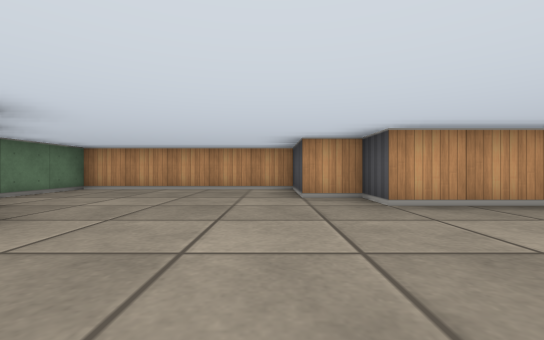
View 1 (above)

16 first-person views from a walk through a cub3D level. The camera is about half as high as the walls, looks level and sees 90° across. The floor is counted in squares. Each view is taken from the middle of a square. On the plan, view 1 faces up. The plan holds only what a view shows up to about 9 squares ahead; the rest is blank.

View 2
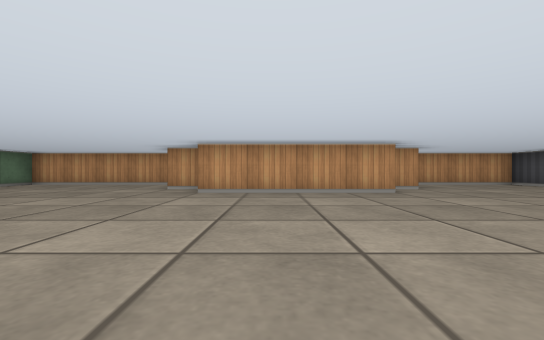

View 3
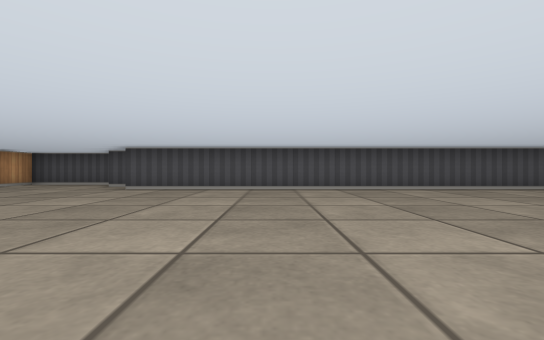

View 4
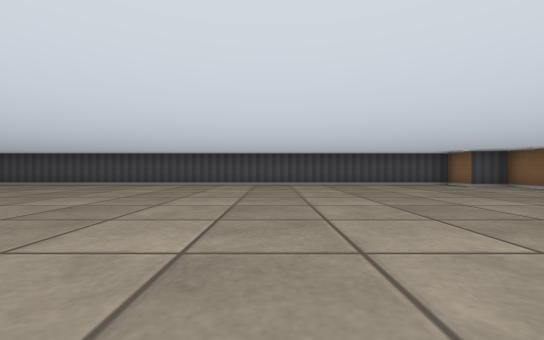

View 5
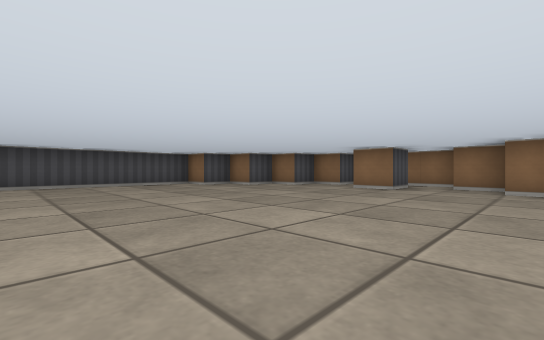

View 6
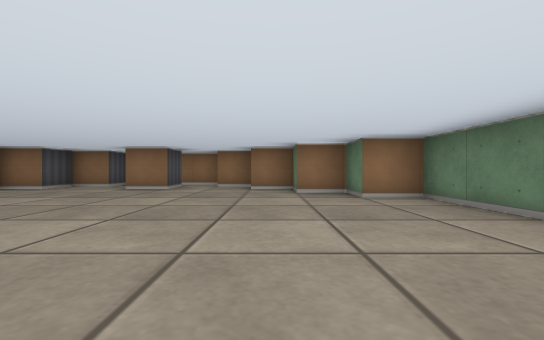

View 7
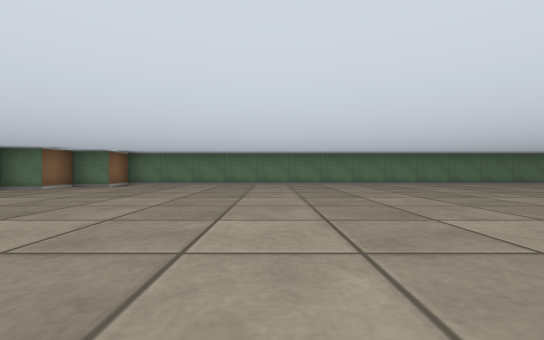

View 8
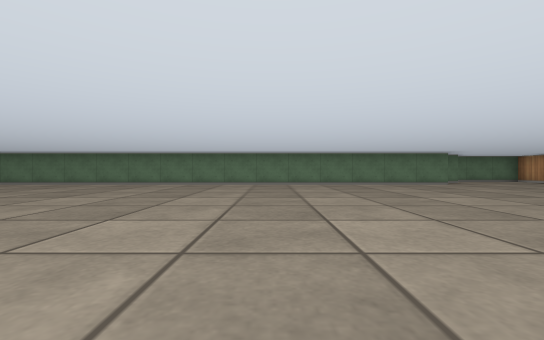

View 9
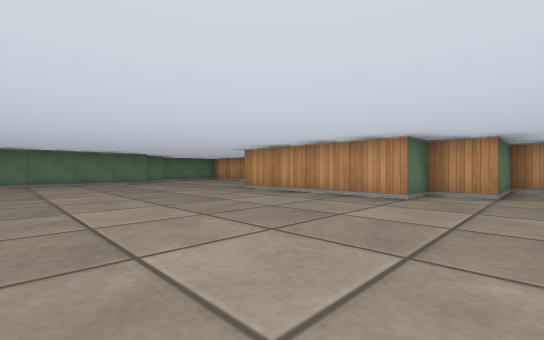

View 10
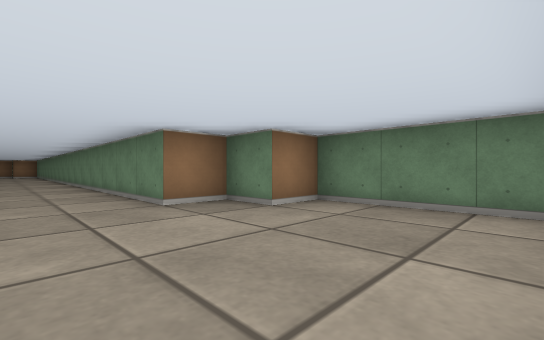

View 11
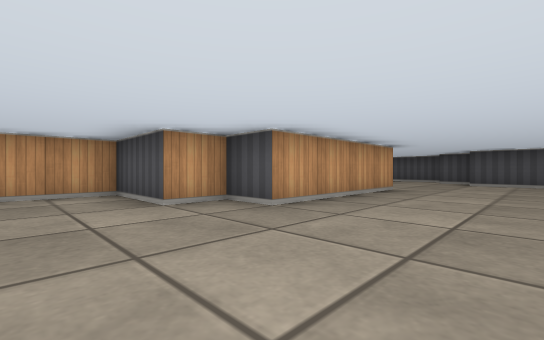

View 12
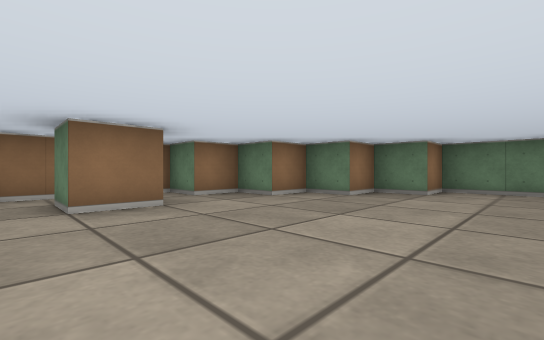

View 13
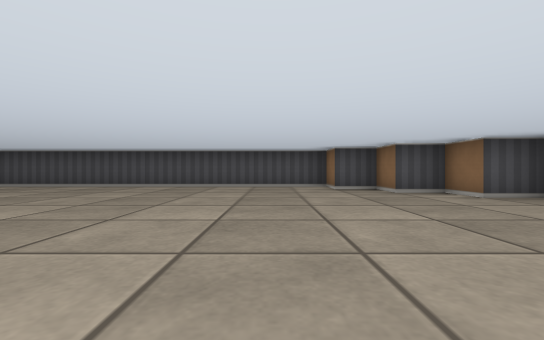

View 14
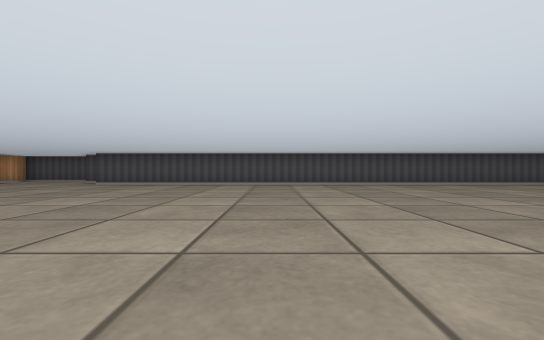

View 15
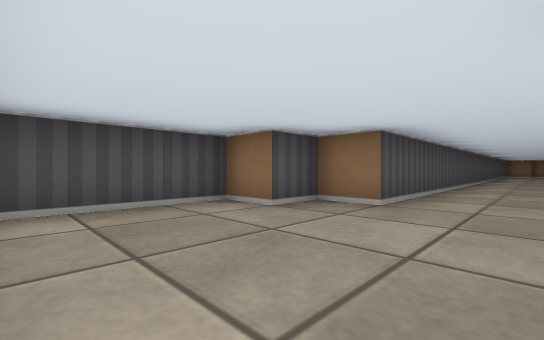

View 16
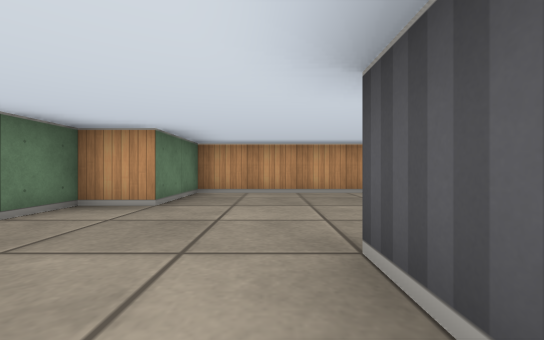

### Floor plan
Points are (right, up) in squares from view 1. A wall is a line through its corners. A room is listed if a view was taken in it or the views show most of it. See-through windows are left out.
Room 1 (views 1, 2, 3, 4, 5, 6, 7, 8, 9, 10, 11, 12, 13, 14, 15, 16)
walls: (2.5, -17.5) (2.5, -16.5) (3.5, -16.5) (3.5, -17.5); (4.5, -18.4) (4.5, -17.5) (5.5, -17.5) (5.5, -16.5) (6.5, -16.5) (6.5, -15.5) (7.5, -15.5) (7.5, -14.5) (8.5, -14.5) (8.5, 2.5) (9.5, 2.5) (9.5, 3.5) (10.5, 3.5) (10.5, 6.5) (6.5, 6.5) (6.5, 4.5) (5.5, 4.5) (5.5, 3.5) (1.5, 3.5) (1.5, 4.5) (0.5, 4.5) (0.5, 6.5) (-4.5, 6.5) (-4.5, 3.5) (-3.5, 3.5) (-3.5, 2.5) (-2.5, 2.5) (-2.5, -14.5) (-1.5, -14.5) (-1.5, -15.5) (-0.5, -15.5) (-0.5, -16.5) (0.5, -16.5) (0.5, -17.5) (1.5, -17.5) (1.5, -18.5) (4, -18.5)

Positions as (right, up) in squares from view 1, and headings:
1: (0, 0), facing up
2: (3, -2), facing up
3: (2, -1), facing right
4: (0, -9), facing right
5: (0, -10), facing down-right
6: (0, -10), facing down
7: (6, -10), facing left
8: (6, -3), facing left
9: (7, -1), facing up-left
10: (-1, 6), facing down-left
11: (-1, 1), facing up-right
12: (4, -13), facing down-left
13: (1, -13), facing right
14: (0, -3), facing right
15: (7, 6), facing down-right
16: (8, 1), facing up
